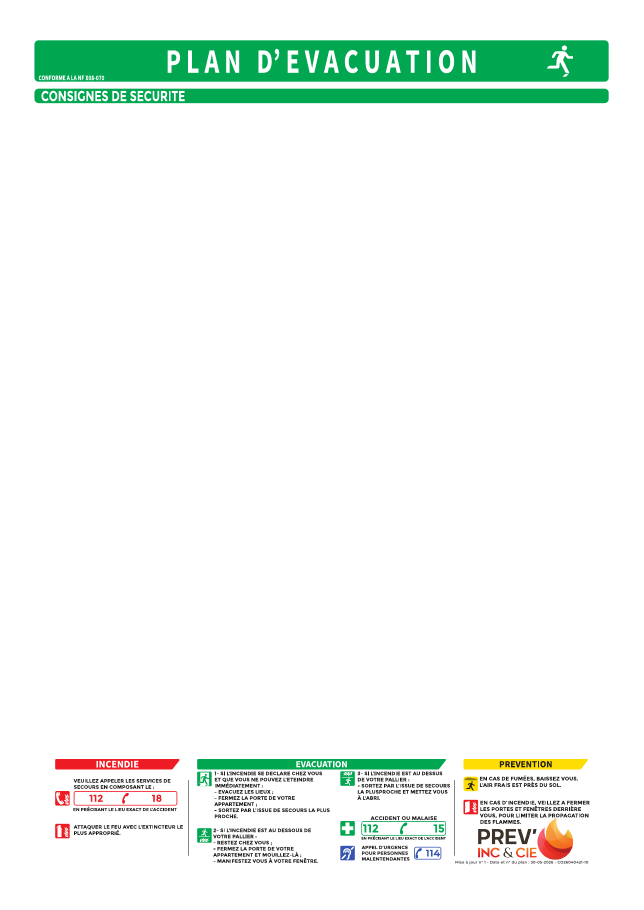
#> input picture tmp/pdfs/fond-a3-pe-ph-por-reference.png, 1287 x 1820 px (shown at 1/2 size)
$ python -i verifier.py   (imports and definitions only)
#> lines starting #> are read from the running program, lines starting #| are printed output that depends on the picture; after the words box and inside, x2 and y2 are one past the last pixel; in counts of white or black regions, pixels touching at a corner belong together
#> further down, picture is the input picture: shape (1820, 1287, 3); mean B, G, R 241.8, 246.9, 238.9
import cv2
import numpy as np


def _load_image(image):
    if isinstance(image, np.ndarray):
        return image

    if isinstance(image, bytes):
        image_array = np.frombuffer(image, dtype=np.uint8)
        decoded = cv2.imdecode(image_array, cv2.IMREAD_COLOR)
        if decoded is None:
            raise ValueError("Image bytes invalides.")
        return decoded

    if isinstance(image, str):
        loaded = cv2.imread(image)
        if loaded is None:
            raise ValueError(f"Impossible de lire l'image: {image}")
        return loaded

    image.seek(0)
    image_bytes = image.read()
    image.seek(0)
    return _load_image(image_bytes)


def _prepare_binary_walls(image):
    loaded = _load_image(image)
    gray = cv2.cvtColor(loaded, cv2.COLOR_BGR2GRAY) if len(loaded.shape) == 3 else loaded
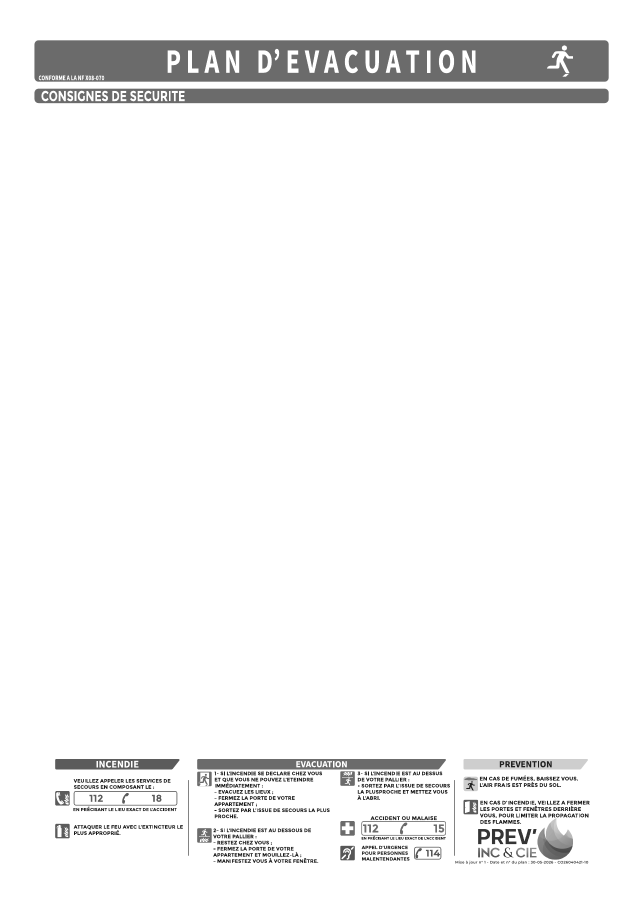
#> gray: shape (1820, 1287) (shown at 1/2 size); min 5, max 255, mean 244
    gray = cv2.GaussianBlur(gray, (3, 3), 0)
    binary = cv2.adaptiveThreshold(
        gray,
        255,
        cv2.ADAPTIVE_THRESH_GAUSSIAN_C,
        cv2.THRESH_BINARY_INV,
        35,
        9,
    )
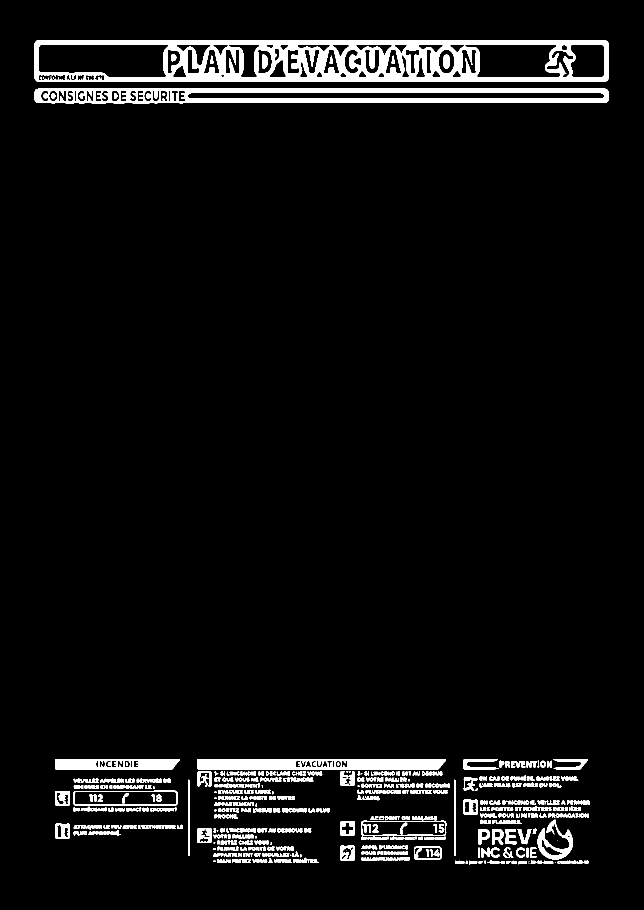
#> binary: shape (1820, 1287) (shown at 1/2 size); 5.4% white; 386 white regions (38 under 20 px), largest, box (x1, y1, x2, y2) and area: (69, 81, 1217, 164) 44755, (69, 177, 1217, 207) 21001, (394, 1518, 892, 1539) 9525
    binary = cv2.morphologyEx(binary, cv2.MORPH_OPEN, np.ones((2, 2), np.uint8), iterations=1)
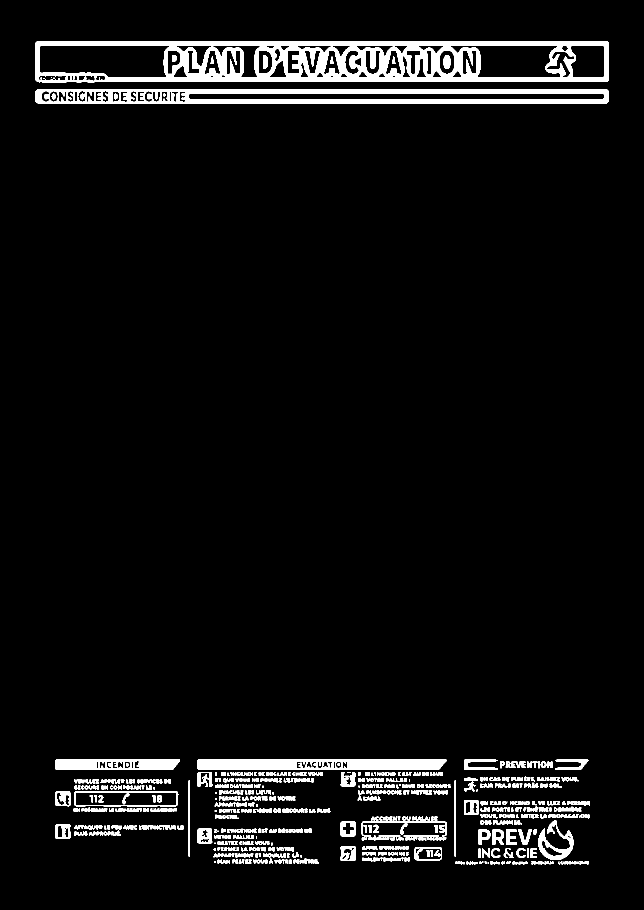
#> binary: shape (1820, 1287) (shown at 1/2 size); 5.4% white; 491 white regions (35 under 20 px), largest, box (x1, y1, x2, y2) and area: (70, 82, 1218, 165) 44698, (70, 178, 1218, 208) 20994, (395, 1519, 893, 1540) 9519
    binary = cv2.morphologyEx(binary, cv2.MORPH_CLOSE, np.ones((3, 3), np.uint8), iterations=1)
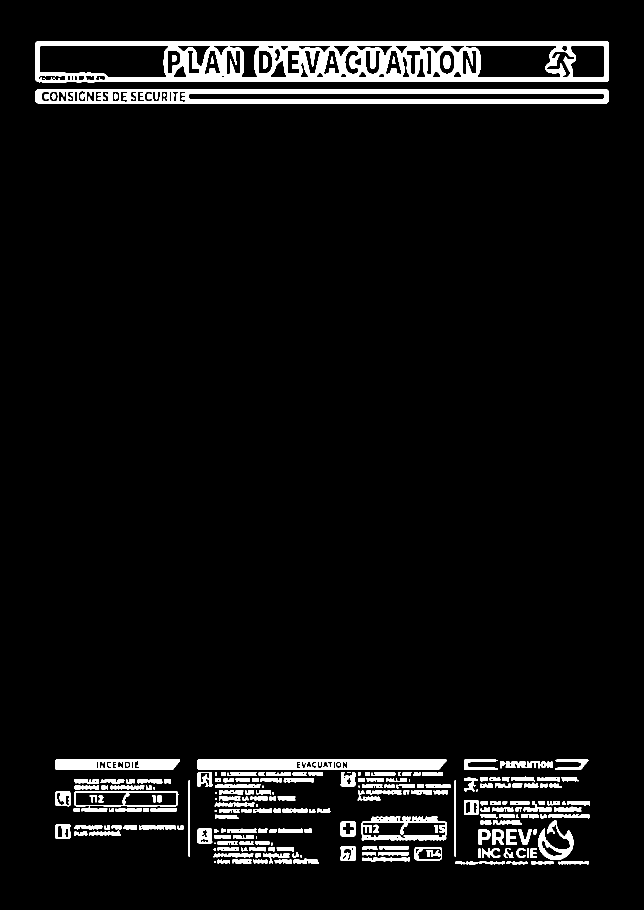
#> binary: shape (1820, 1287) (shown at 1/2 size); 5.6% white; 210 white regions (19 under 20 px), largest, box (x1, y1, x2, y2) and area: (70, 82, 1218, 165) 45005, (70, 178, 1218, 208) 21046, (395, 1519, 893, 1540) 9546
    return binary


# [97 lines left out: functions _resize_like, _component_summaries, _opening_candidates, _count_moved_openings, verifier_plans, not called in this run]

>>> import cv2
>>> picture = cv2.imread('../../tmp/pdfs/fond-a3-pe-ph-por-reference.png')
>>> result = _prepare_binary_walls(picture)
